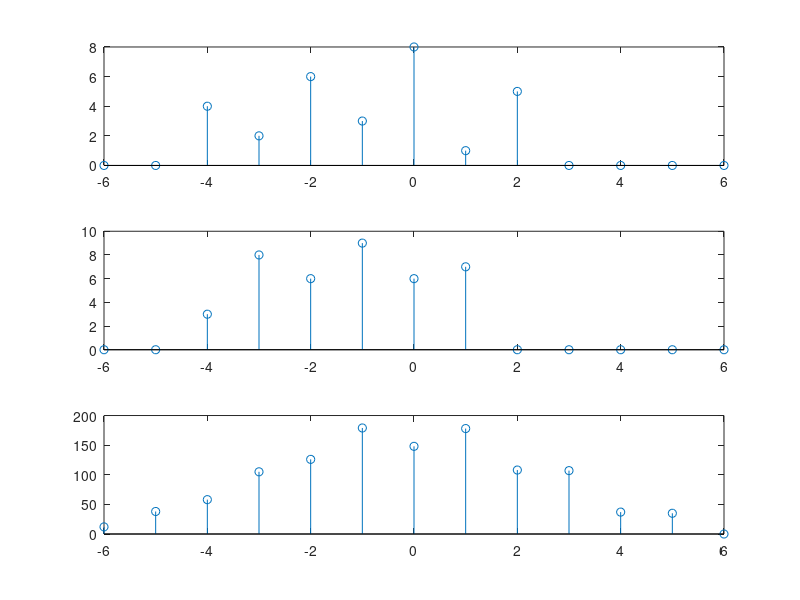

Write the MATLAB code that produced this figure.
x1=[4 2 6 3 8 1 5]; x2=[3 8 6 9 6 7]; 
x1=[4 2 6 3 8 1 5]; 
n1=[-2:4];% generating index 
x2=[3 8 6 9 6 7]; 
n2=[-4:1]; 
kmin=n1(1)+n2(1);% left edge of convolved result 
kmax=n1(end)+n2(end); % right edge of convolved result

y=conv(x1,x2); 
all_index = [-6:6]
k=kmin:kmax; % generating index of the result 
subplot(311),stem(all_index,[0 0 x1 0 0 0 0]) 
subplot(312),stem(all_index,[0 0 x2 0 0 0 0 0]) 
subplot(313),stem(all_index,[y 0]) 